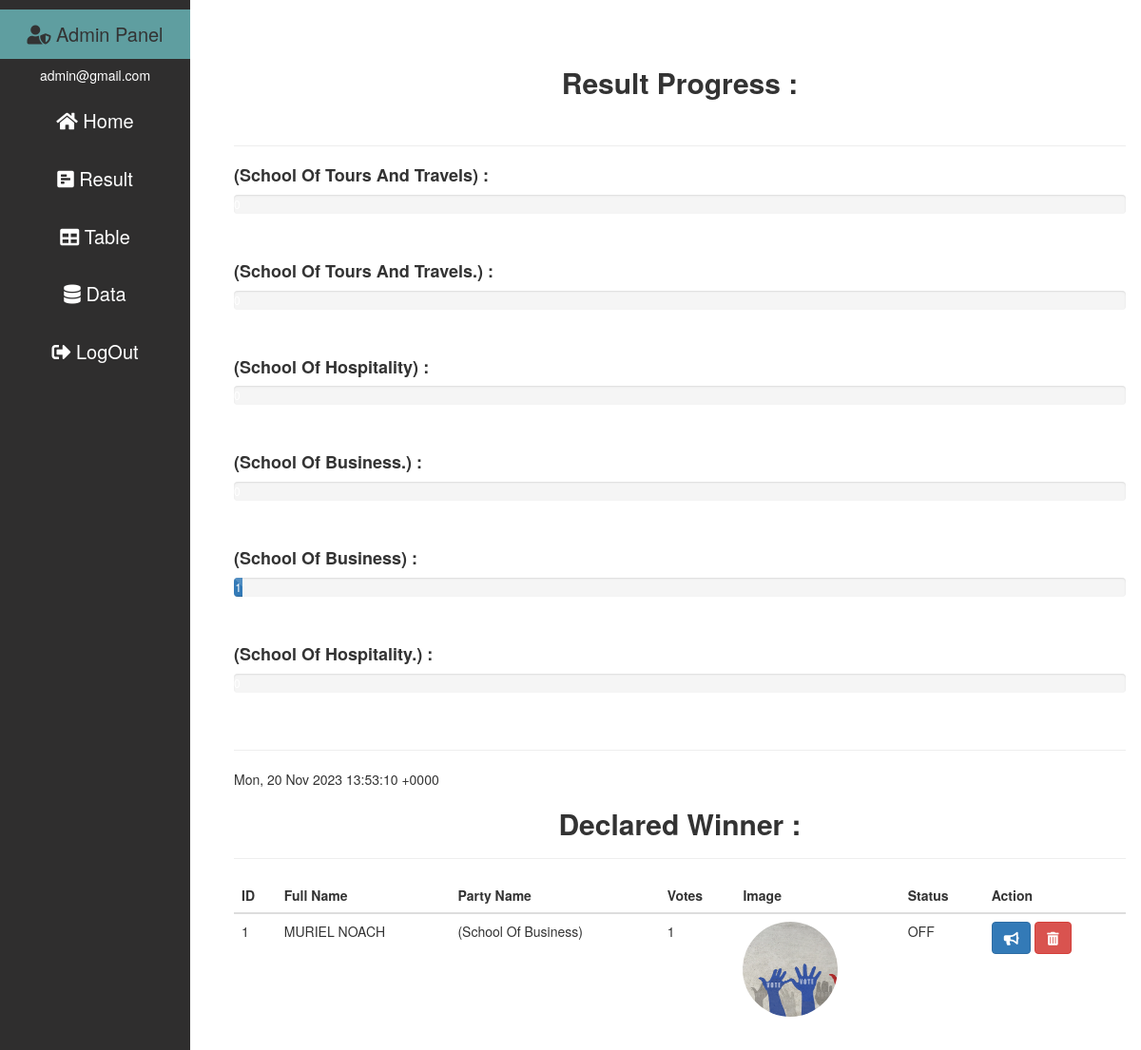
The app's page /adminResult.php (signed in) with its own data.
### tables this page shows
CREATE TABLE `nominee` (
  `FullName` varchar(40) NOT NULL,
  `PartyName` varchar(30) NOT NULL,
  `Image` varchar(100) NOT NULL,
  `Votes` int(100) NOT NULL,
  `Status` varchar(11) NOT NULL
);

### adminResult.php (the view, shortened to what this page needs)
<!DOCTYPE html>
<html>
<head>
    <link rel='stylesheet' type='text/css' media='screen' href='adminPanel.css'>
    <link rel="stylesheet" href="https://maxcdn.bootstrapcdn.com/bootstrap/3.4.1/css/bootstrap.min.css">
</head>
<body>
    <?php include 'adminPanelnav.php'; ?>
    <div class="content">
        <h2 style="text-align: center;font-weight: bolder;">Result Progress :</h2>
        <br>
        <hr>
        <?php
        $select = "select * from nominee";
        $run = mysqli_query($conn, $select);
        while ($row_user = mysqli_fetch_array($run)) {
            $nPartyName = $row_user['PartyName'];
            $nVotes = $row_user['Votes'];
        ?>
            <h4 style="text-transform: capitalize;"><b><?php echo $nPartyName ?> :</b></h4>
            <div class="progress">
                <div class="progress-bar progress-bar-striped" style="width:<?php echo $nVotes ?>%"><?php echo $nVotes ?></div>
            </div><br>
        <?php }
        $conn = mysqli_connect('localhost', 'root', '', 'voting_system');
        $select = "select MAX(Votes)as MAX from nominee";
        $run = mysqli_query($conn, $select);
        $row_user = mysqli_fetch_array($run);
        $rVotes = $row_user['MAX'];
        if($rVotes>0){
        ?>
        <hr>
        <?php echo date('r'); ?>
        <h2 style="text-align: center;font-weight: bolder;">Declared Winner :</h2>
        <hr>
        <table class="table table-hover" style="overflow-x:auto;">
            <thead>
                <tr>
                    <th>ID</th>
                    <th>Full Name</th>
                    <th>Party Name</th>
                    <th>Votes</th>
                    <th>Image</th>
                    <th>Status</th>
                    <th>Action</th>
                </tr>
            </thead>
            <?php
            $select = "select * from nominee where Votes='$rVotes'";
            $run = mysqli_query($conn, $select);
            $s = 0;
            while ($row_user = mysqli_fetch_array($run)) {
                $FullName = $row_user['FullName'];
                $PartyName = $row_user['PartyName'];
                $Votes = $row_user['Votes'];
                $Image = $row_user['Image'];
                $Status = $row_user['Status'];
                $s++;
            ?>
                <tbody>
                    <tr style="text-transform: capitalize;">
                        <td><?php echo $s; ?></td>
                        <td><?php echo $FullName; ?></td>
                        <td><?php echo $PartyName; ?></td>
                        <td><?php echo $Votes; ?></td>
                        <td><img src="upload/<?php echo $Image; ?>" style="width: 100px;height: 100px; border-radius: 50%;"></td>
                        <td><?php echo $Status; ?></td>
                        <td><a href="adminResult.php?dcl=<?php echo $PartyName ?>" class="btn btn-primary" title="Declared"><i class="fa fa-bullhorn"></i></a>
                            <a href="adminResult.php?udcl=<?php echo $PartyName ?>" class="btn btn-danger" title="UnDeclared"><i class="fas fa-trash-alt"></i></a>
                        </td>
                    </tr>
                <?php }
            }else{
                echo "<div style='color:red;text-align:center;'>NO WINNER</div>" . mysqli_error($conn);
            } ?>
                </tbody>
        </table>
    </div>
</body>
</html>

### adminPanel.css (style rules this page uses)
body { margin: 0; font-family: "Lato", sans-serif; }
div.content { margin-left: 230px; padding: 50px 16px; }

### records on screen
nominee: PartyName "(School Of Tours And Travels)"
nominee: PartyName "(School Of Tours And Travels.)"
nominee: PartyName "(School Of Hospitality)"
nominee: PartyName "(School Of Business.)"
nominee: PartyName "(School Of Business)", Votes "1", FullName "MURIEL NOACH", Image (picture), Status "OFF"
nominee: PartyName "(School Of Hospitality.)"

### other values on screen
$User "admin@gmail.com"
